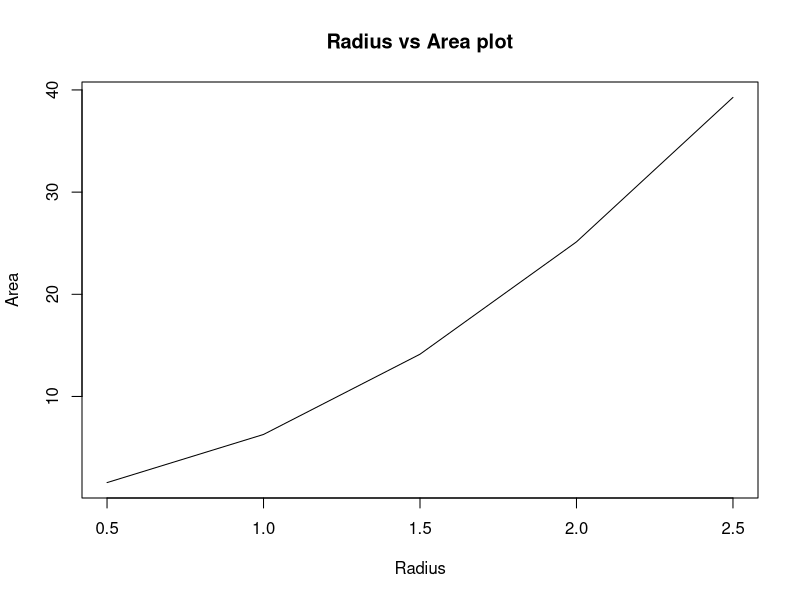

Recreate this plot in R.
## ---- chunk 1
knitr::opts_chunk$set(echo = TRUE)
## ---- chunk 2

a <- 10
b <- 5
print(a + b)

## ---- chunk 3

x = 5
y = 3
print (x * y)

## ---- chunk 4
r <- c(0.5, 1, 1.5, 2.0, 2.5)
area <- 2*pi*r^2
plot(r, area,xlab = 'Radius', ylab = 'Area',type = 'l', main = 'Radius vs Area plot')
